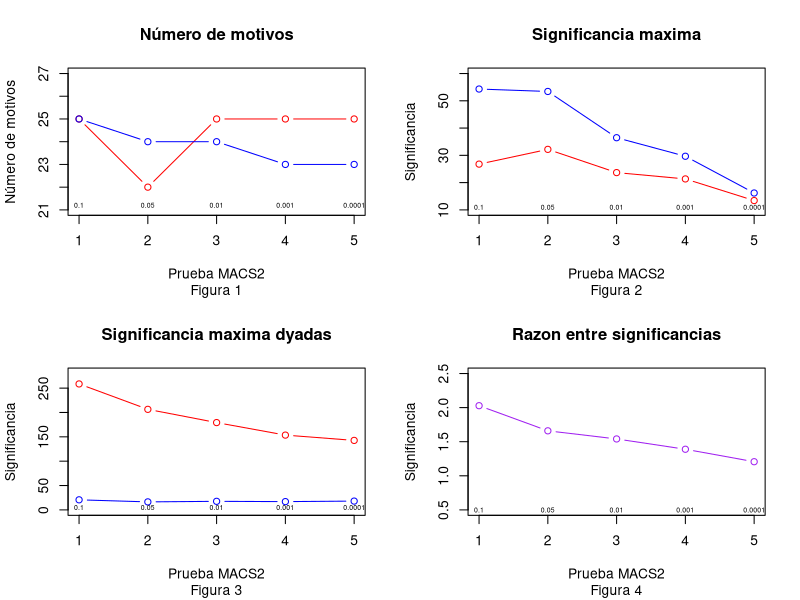
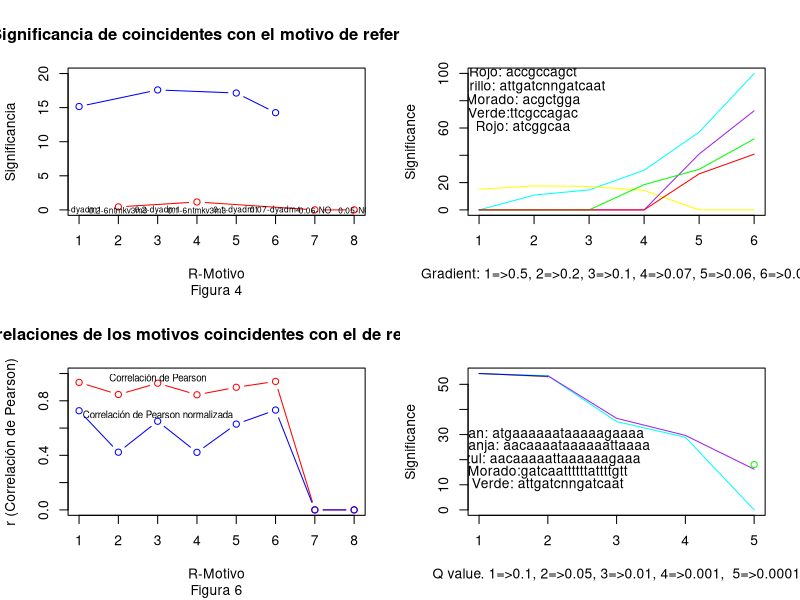

Here is the R script that generated these plots, in order:
## ---- chunk 1
knitr::opts_chunk$set(echo = TRUE)
## ---- chunk 2
Q_val<-c('0.1', '0.05', '0.01', '0.001', '0.0001') #Q values
NM_p<-c(25,24,24,23,23) #Numero de motivos del experimento
NM_n<-c(25,22,25,25,25) #Numero de motivos, control negativo
HS_p<-c(54.31,53.42,36.46,29.66,16.19) #Significancia mas alta obtenida
HS_n<-c(26.78,32.19,23.67,21.35,13.42) #Signiicancia mas alta obtenida
RS<-HS_p/HS_n #Razon entre la significancia mas alta del experimento y del control negativo
D_p<-c(20.66,16.43, 17.57, 16.98, 18.05)
D_n<-c(258.60, 206.43, 179.25, 153.54, 142.65)
Significancia_MACS<-data.frame('Q value'=Q_val, 'Motifs experiment'=NM_p, 'Motifs negative'=NM_n, 'Highest sign experiment'=HS_p, 'Highest sign negative'=HS_n, 'Ratio sign'=RS)
Dyads_MACS<-data.frame('Q value'=Q_val, 'Highest sign experiment'=D_p, 'Highest sign negative'=D_n)
library(knitr)
kable(Significancia_MACS, col.names = colnames(Significancia_MACS))
## ---- chunk 3
kable(Dyads_MACS, col.names = colnames(Dyads_MACS))
## ---- chunk 4

par(mfcol=c(2,2))

#Numero de motivos
plot(x=1:5, y=NM_n, main = 'Número de motivos', sub = 'Figura 1', xlab = 'Prueba MACS2', ylab= 'Número de motivos', col="red",type = "b", ylim = c(21, 27))
points(x=1:5, y=NM_p, col="blue", type="b")
text(x=1:5, y=rep(21.2,5), labels = c("0.1","0.05","0.01","0.001","0.0001"), cex = 0.5)

#Significancia maxima dyadas
plot(x=1:5, y=D_p, main = 'Significancia maxima dyadas', sub = 'Figura 3', xlab = 'Prueba MACS2', ylab= 'Significancia', col="blue",type = "b", ylim=c(0, 280))
points(x=1:5, y=D_n, col="red", type="b")
text(x=1:5, y=rep(5,5), labels = c("0.1","0.05","0.01","0.001","0.0001"), cex = 0.5)

#Significancia maxima
plot(x=1:5, y=HS_p, main = 'Significancia maxima', sub = 'Figura 2', xlab = 'Prueba MACS2', ylab= 'Significancia', col="blue",type = "b", ylim=c(10, 60))
points(x=1:5, y=HS_n, col="red", type="b")
text(x=1:5, y=rep(11,5), labels = c("0.1","0.05","0.01","0.001","0.0001"), cex = 0.5)

#Razon entre significancias
plot(x=1:5, y=RS, main ='Razon entre significancias', sub = 'Figura 4', xlab = 'Prueba MACS2', ylab= 'Significancia', col="purple",type = "b", ylim = c(0.5, 2.5))
text(x=1:5, y=rep(0.5,5), labels = c("0.1","0.05","0.01","0.001","0.0001"), cex = 0.5)
## ---- chunk 5
r_mot <- c('0.5-dyadm1', '0.2-6ntmkv3m3', '0.2-dyadm1',
           '0.1-6ntmkv3m3', '0.1-dyadm1', '0.07-dyadm4', '0.06-NO', '0.05-NO')
cadena <- c('R', 'D', 'R', 'D', 'R', 'D', '-', '-')
columnas <- c(14, 8, 14, 8, 14, 14, 0, 0)
alineos <- c(0.7778, 0.5000, 0.7000, 0.5000, 0.7000, 0.7778, 0, 0)
rCorrelacion <-  c(0.935, 0.846, 0.929, 0.844, 0.899, 0.942, 0, 0)
rCor.Normalizada <- c(0.727, 0.423, 0.65, 0.422, 0.629, 0.732, 0, 0)
significancia <- c(15.16, 0.44, 17.59, 1.16, 17.14, 14.26, 0, 0)
ME_maches <- data.frame('R-Motivo' = r_mot, 'Cadena' = cadena, 'Cols' = columnas,
                        '%Al' = alineos, 'r' = rCorrelacion, 'Nr' = rCor.Normalizada,
                        'Sig' = significancia, stringsAsFactors = T)
library(knitr)
kable(ME_maches, align = 'c', caption = 'Tabla 2',
      col.names = colnames(ME_maches))
## ---- chunk 6
plot(x = 1:8,
     y = 1:8,
     xlab = "R-Motivo", ylab = "Significancia",
     main = "Significancia de coincidentes con el motivo de referencia",
     sub = "Figura 4", col = "orange", ylim = c(0, 20),
     type = "n")
points(x = c(1, 3, 5, 6), ME_maches[ME_maches$Cols == 14, 'Sig'],
       type = "b", col = "blue")
points(x = c(2, 4, 7, 8), ME_maches[ME_maches$Cols != 14, 'Sig'],
       type = "b", col = "red")
text(x = 1:8, y = rep(-0.02, 4), labels = ME_maches$R.Motivo, cex = 0.6)
## ---- chunk 7
plot(x = 1:8, 
     y = ME_maches$r,
     xlab = "R-Motivo", ylab = "r (Correlación de Pearson)",
     main = "Correlaciones de los motivos coincidentes con el de referencia",
     sub = "Figura 6", ylim = c(0,1),
     type = "b", col = "red")
points(x = 1:8,
      y = ME_maches$Nr,
      type = "b", col = "blue")
text(x = 3, y = 0.97, labels = "Correlación de Pearson", cex = 0.7)
text(x = 3, y = 0.7, labels = "Correlación de Pearson normalizada", cex = 0.7)
## ---- chunk 8

##Plotting SWEMBL
##plot segnificance of sequence accgccagct
plot(x=1:6, y=(c(0,10.84,14.69,29.07,56.96,99.93)), xlab = "Gradient: 1=>0.5, 2=>0.2, 3=>0.1, 4=>0.07, 5=>0.06, 6=>0.05",ylab = "Significance", type = "l",col="cyan")
##add plot of sequence attgatcnngatcaat
lines(x=1:6,y=c(15.16,17.59,17.14,14.26,0,0), col="yellow")
## plot of acgctgga
lines(x=1:6,y=c(0,0,0,0,40.94,72.61), col="purple")
## plot of ttcgccagac
lines(x=1:6,y=c(0,0,0,18.47,29.74,52.03), col="green")
##plot of atcggcaa
lines(x=1:6,y=c(0,0,0,0,26.39,40.82), col="red")
text(x=rep(1.8,5),y=c(100,90,80,70,60),labels=c("Rojo: accgccagct", "Amarillo: attgatcnngatcaat","Morado: acgctgga","Verde:ttcgccagac","Rojo: atcggcaa"))
## ---- chunk 9
##Plotting MACS
##plot segnificance of sequence atgaaaaaataaaaagaaaa
plot(x=1:5, y=(c(54.31,53.42,35.15,28.92,0)), xlab = "Q value. 1=>0.1, 2=>0.05, 3=>0.01, 4=>0.001,  5=>0.0001",ylab = "Significance", type = "l",col="cyan")
##plot of sequence aacaaaataaaaaattaaaa
lines(x=1:2, y=(c(54.31,53)), col="orange")
##plot aacaaaaattaaaaaagaaa
lines(x=1:2, y=(c(54.31,53.2)), col="blue")
##plot gatcaattttttattttgtt
lines(x=2:5, y=c(53.42,36.46,29.66,16.19), col="purple")
points(x=5,y=18.05, col="green", lwd=1)
text(x=rep(2,5),y=c(30,25,20,15,10),labels=c("Cyan: atgaaaaaataaaaagaaaa", "Naranja: aacaaaataaaaaattaaaa", "Azul: aacaaaaattaaaaaagaaa", "Morado:gatcaattttttattttgtt","Verde: attgatcnngatcaat"))
